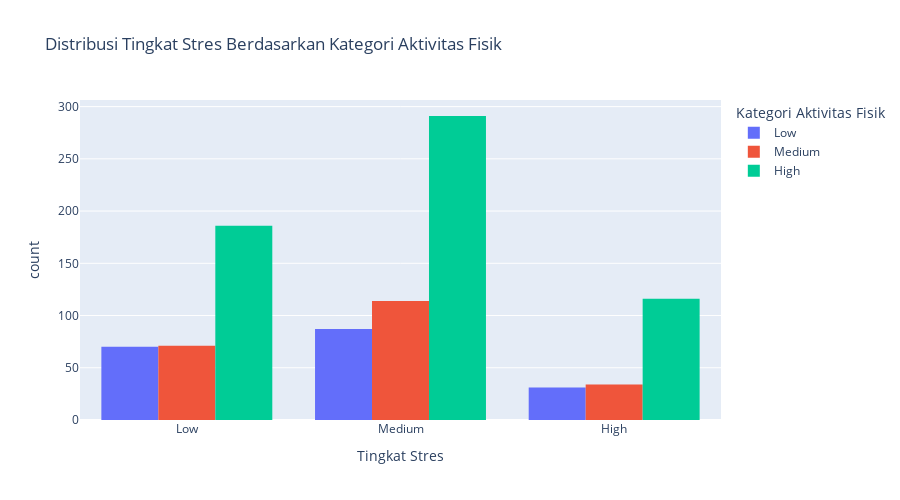

The notebook cell saved with this chart:
### Markdown cell above
#### Tingkat Stres Siswa Berdasarkan Aktivitas Fisik yang Dilakukan

**Kategori Durasi Aktivitas Fisik per Hari:**
- **0 - 2 jam** → *Low* (Rendah)
- **2 - 4 jam** → *Medium* (Sedang)
- **> 4 jam** → *High* (Tinggi)

---

##### **Temuan Utama:**

- **Siswa dengan tingkat stres rendah** paling banyak melakukan aktivitas fisik dengan intensitas *tinggi* (57,1%), diikuti oleh *sedang* (21%), dan *rendah* (20,9%).
- **Siswa dengan tingkat stres sedang** tercatat 59,1% berada pada kategori aktivitas *tinggi*, 23,1% *sedang*, dan 17,8% *rendah*.
- **Siswa dengan tingkat stres tinggi** justru memiliki proporsi aktivitas fisik *tinggi* yang lebih besar lagi yaitu 64%, diikuti oleh *sedang* (18,7%) dan *rendah* (17,3%).

---

##### **Implikasi:**

Data ini menunjukkan bahwa **aktivitas fisik memang berkaitan dengan tingkat stres**, tetapi hubungan tersebut **tidak selalu linier**. Beberapa poin penting yang bisa disimpulkan:

- **Aktivitas fisik yang tinggi tidak selalu identik dengan tingkat stres yang rendah.** Misalnya, siswa dengan stres tinggi justru memiliki proporsi aktivitas fisik tinggi sebesar **64%**, lebih tinggi dibandingkan siswa dengan stres rendah (**57,1%**).
- **Siswa dengan stres rendah memiliki distribusi aktivitas fisik yang lebih seimbang**, terutama pada kategori aktivitas sedang (**21%**), dibandingkan dengan siswa yang mengalami stres tinggi (**17,3%**). Ini mengindikasikan bahwa **aktivitas fisik dengan intensitas sedang mungkin lebih efektif dalam menjaga keseimbangan mental**.
- Aktivitas fisik **berlebihan** (terlalu tinggi) juga bisa menjadi beban tambahan dan justru meningkatkan stres, tergantung pada konteks dan kemampuan fisik siswa.

---

> 📌 **Kesimpulan**: Aktivitas fisik berperan penting dalam pengelolaan stres, namun **intensitas yang terlalu tinggi belum tentu optimal**. Justru, aktivitas dengan intensitas sedang dapat menjadi solusi yang lebih ideal untuk menjaga keseimbangan fisik dan mental siswa.
---
> 📌 **Catatan**: Jika anda mengganti mapping kategori penggunaan gadget, kesimpulan dan penjelasan yang saya berikan dapat berubah/kurang sesuai **PERHATIKAN MAPPING KATEGORI**

### Code cell
# Menggunakan Plotly Express (Bar Chart)
fig_physic_stress_cat = px.histogram(
    df,
    x='Stress Level',
    color='Physical Activity Category', # Menggunakan kolom kategori
    title='Distribusi Tingkat Stres Berdasarkan Kategori Aktivitas Fisik',
    labels={
        'Stress Level': 'Tingkat Stres',
        'Physical Activity Category': 'Kategori Aktivitas Fisik'
    },
    barmode='group',
    category_orders={'Stress Level': stress_order, 'Physical Activity Category': physical_activity_order},
    height=500
)
fig_physic_stress_cat.show()

# Menggunakan Seaborn (Count Plot)
plt.figure(figsize=(10, 6))
sns.countplot(data=df, x='Stress Level', hue='Physical Activity Category',
                order=stress_order, palette='viridis',
                hue_order=physical_activity_order) # Pastikan urutan hue juga
plt.title('Distribusi Tingkat Stres Berdasarkan Kategori Aktivitas Fisik')
plt.xlabel('Tingkat Stres')
plt.ylabel('Jumlah Siswa')
plt.show()

### Figure 1 — Plotly figure (JSON) as saved in the notebook; plotly's stock layout.template omitted (floating-point values rounded to 4 significant figures; data arrays with more than 128 entries replaced by an {"elided": "..."} marker saying what was removed)
{"data": [{"alignmentgroup": "True", "bingroup": "x", "hovertemplate": "Kategori Aktivitas Fisik=Low<br>Tingkat Stres=%{x}<br>count=%{y}<extra></extra>", "legendgroup": "Low", "marker": {"color": "#636efa", "pattern": {"shape": ""}}, "name": "Low", "offsetgroup": "Low", "orientation": "v", "showlegend": true, "type": "histogram", "x": {"elided": "188 str values"}, "xaxis": "x", "yaxis": "y"}, {"alignmentgroup": "True", "bingroup": "x", "hovertemplate": "Kategori Aktivitas Fisik=Medium<br>Tingkat Stres=%{x}<br>count=%{y}<extra></extra>", "legendgroup": "Medium", "marker": {"color": "#EF553B", "pattern": {"shape": ""}}, "name": "Medium", "offsetgroup": "Medium", "orientation": "v", "showlegend": true, "type": "histogram", "x": {"elided": "219 str values"}, "xaxis": "x", "yaxis": "y"}, {"alignmentgroup": "True", "bingroup": "x", "hovertemplate": "Kategori Aktivitas Fisik=High<br>Tingkat Stres=%{x}<br>count=%{y}<extra></extra>", "legendgroup": "High", "marker": {"color": "#00cc96", "pattern": {"shape": ""}}, "name": "High", "offsetgroup": "High", "orientation": "v", "showlegend": true, "type": "histogram", "x": {"elided": "593 str values"}, "xaxis": "x", "yaxis": "y"}], "layout": {"barmode": "group", "height": 500, "legend": {"title": {"text": "Kategori Aktivitas Fisik"}, "tracegroupgap": 0}, "title": {"text": "Distribusi Tingkat Stres Berdasarkan Kategori Aktivitas Fisik"}, "xaxis": {"anchor": "y", "categoryarray": ["Low", "Medium", "High"], "categoryorder": "array", "domain": [0, 1], "title": {"text": "Tingkat Stres"}}, "yaxis": {"anchor": "x", "domain": [0, 1], "title": {"text": "count"}}}}
